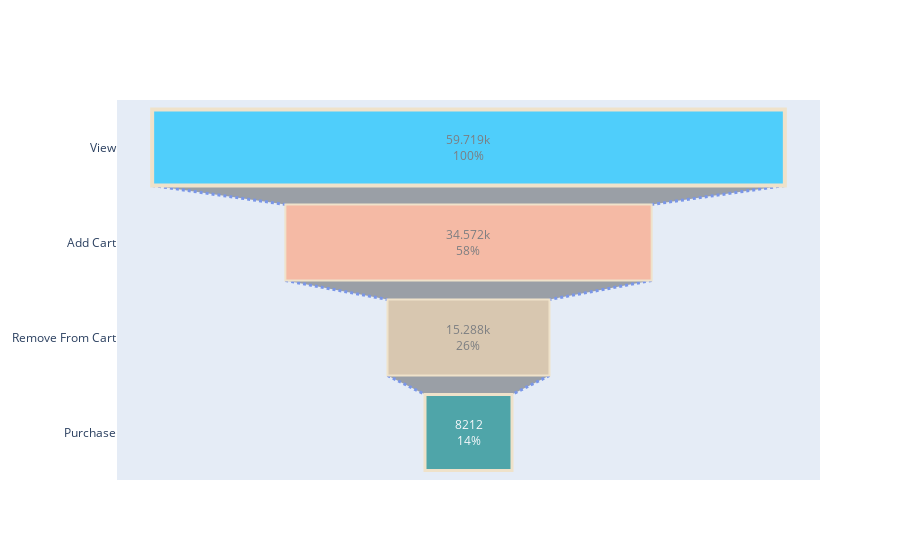

The code cell stored with this chart in its notebook:
### Code cell
data = dict(
    number=[59719,34572,15288,8212],
    stage=['View','Add Cart','Remove From Cart','Purchase'])

fig = go.Figure(go.Funnel(
    y = ['View','Add Cart','Remove From Cart','Purchase'],
    x = [59719,34572,15288,8212],
    textposition = "inside",
    textinfo = "value+percent initial",
    opacity = 0.65, marker = {"color": ["deepskyblue", "lightsalmon", "tan", "teal"],
    "line": {"width": [4, 2, 2, 3, 1], "color": ["wheat", "wheat", "wheat", "wheat"]}},
    connector = {"line": {"color": "royalblue", "dash": "dot", "width": 3}})
    )

fig.show()

### Figure 1 — Plotly figure (JSON) as saved in the notebook; plotly's stock layout.template omitted (floating-point values rounded to 4 significant figures)
{"data": [{"connector": {"line": {"color": "royalblue", "dash": "dot", "width": 3}}, "marker": {"color": ["deepskyblue", "lightsalmon", "tan", "teal"], "line": {"color": ["wheat", "wheat", "wheat", "wheat"], "width": [4, 2, 2, 3, 1]}}, "opacity": 0.65, "textinfo": "value+percent initial", "textposition": "inside", "type": "funnel", "x": [59719, 34572, 15288, 8212], "y": ["View", "Add Cart", "Remove From Cart", "Purchase"]}], "layout": {}}
